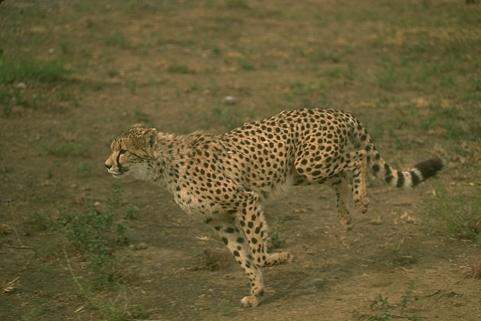
#> input picture xu li anh bai tap lon/images/cheetah.png, 481 x 321 px, found by its file name
$ python HistogramEqualization.py
#> lines starting #> are read from the running program, lines starting #| are printed output that depends on the picture
import cv2
import numpy as np
import matplotlib.pyplot as plt

# Đọc ảnh dưới dạng grayscale
image = cv2.imread(r'C:\Users\hoang\Desktop\file code\xu ly anh\xu li anh bai tap lon\images\cheetah.png', cv2.IMREAD_GRAYSCALE)
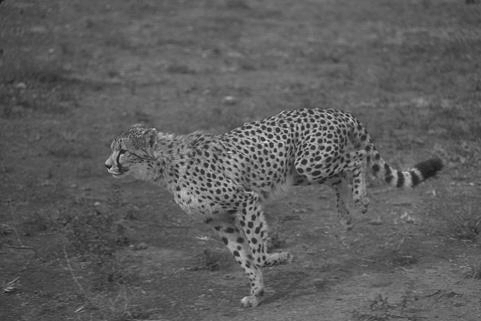
#> image: shape (321, 481); min 21, max 224, mean 92.9

# Cân bằng histogram
equalized_image = cv2.equalizeHist(image)
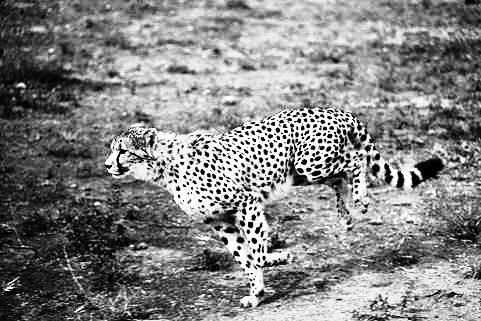
#> equalized_image: shape (321, 481); min 0, max 255, mean 131

# Hiển thị hình ảnh
plt.figure(figsize=(12, 6))

plt.subplot(1, 3, 1)
plt.title("Hình ảnh gốc")
plt.imshow(image, cmap='gray')
plt.axis('off')

plt.subplot(1, 3, 2)
plt.title("Histogram gốc")
plt.hist(image.ravel(), bins=256, range=[0, 256])
plt.grid()

plt.subplot(1, 3, 3)
plt.title("Cân bằng Histogram")
plt.imshow(equalized_image, cmap='gray')
plt.axis('off')

plt.tight_layout()
plt.show()
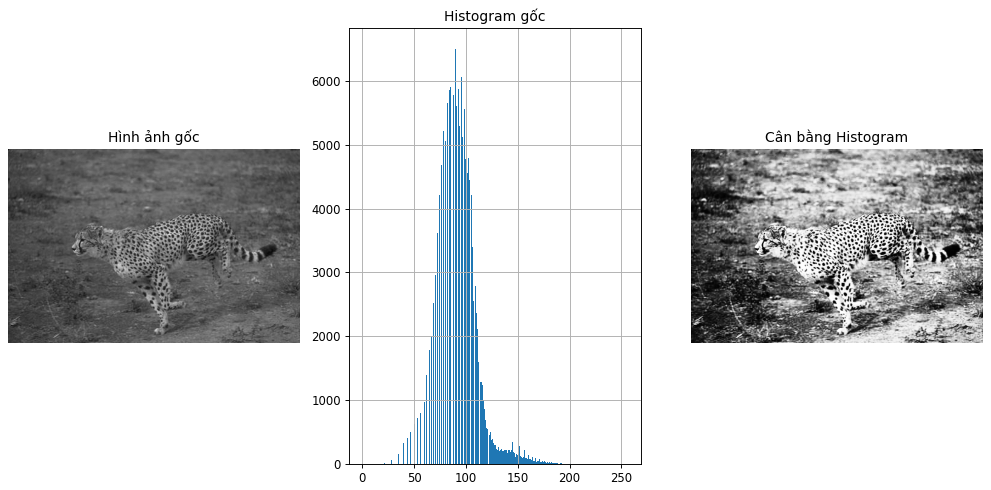
#> figure drawn by matplotlib, 3 panels; panel 2: tallest bar 6501 high, from x = 89 to 90

$ run again, with xu li anh bai tap lon/images/apple.png copied over xu li anh bai tap lon/images/cheetah.png
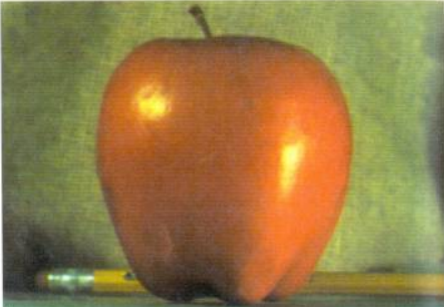
#> input picture xu li anh bai tap lon/images/apple.png, 444 x 307 px, found by its file name
#> `equalized_image = cv2.equalizeHist(image)`:
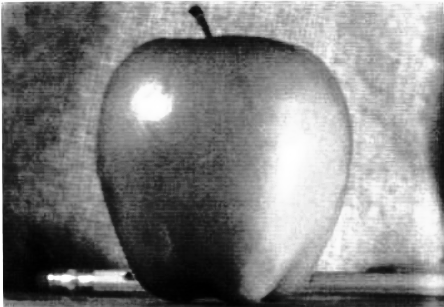
#> equalized_image: shape (307, 444); min 0, max 255, mean 129
#> `plt.show()`:
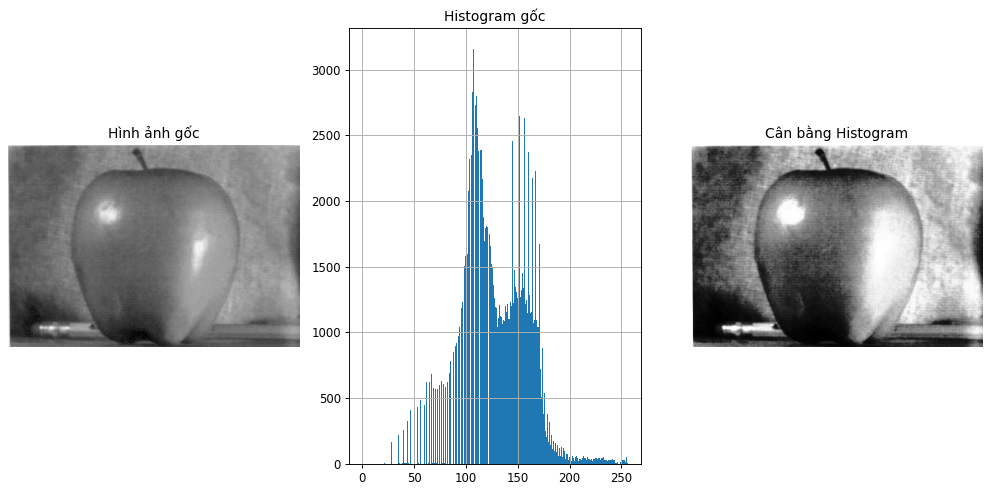
#> figure drawn by matplotlib, 3 panels; panel 2: tallest bar 3157 high, from x = 107 to 108
